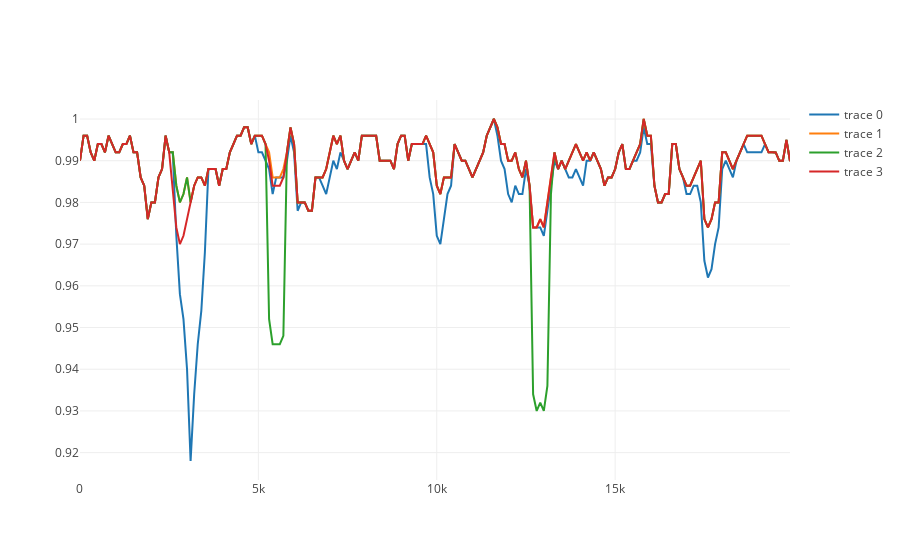

Notebook cell for this chart:
### Code cell
simgen("for_recan_lsdv.fasta", window=500, shift=100, pot_rec=2, region=(1, 20000))

### Figure 1 — Plotly figure (JSON) as saved in the notebook; plotly's stock layout.template omitted (floating-point values rounded to 4 significant figures; data arrays with more than 128 entries replaced by an {"elided": "..."} marker saying what was removed)
{"data": [{"type": "scatter", "uid": "f72de738-91aa-11e8-b4c7-d46a6a82ea71", "x": {"elided": "801 int values"}, "y": {"elided": "200 float values"}}, {"type": "scatter", "uid": "f72de739-91aa-11e8-b51a-d46a6a82ea71", "x": {"elided": "801 int values"}, "y": {"elided": "200 float values"}}, {"type": "scatter", "uid": "f72de73a-91aa-11e8-b1d2-d46a6a82ea71", "x": {"elided": "801 int values"}, "y": {"elided": "200 float values"}}, {"type": "scatter", "uid": "f72de73b-91aa-11e8-b9cf-d46a6a82ea71", "x": {"elided": "801 int values"}, "y": {"elided": "200 float values"}}], "layout": {}}
